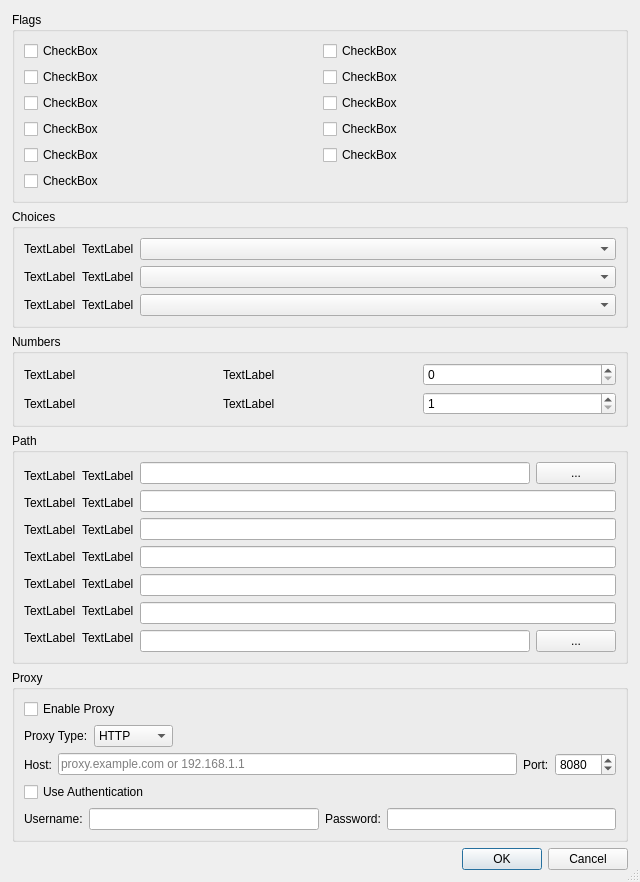
<?xml version="1.0" encoding="UTF-8"?>
<ui version="4.0">
 <class>DialogSettings</class>
 <widget class="QDialog" name="DialogSettings">
  <property name="geometry">
   <rect>
    <x>0</x>
    <y>0</y>
    <width>640</width>
    <height>800</height>
   </rect>
  </property>
  <property name="sizePolicy">
   <sizepolicy hsizetype="Expanding" vsizetype="Expanding">
    <horstretch>100</horstretch>
    <verstretch>100</verstretch>
   </sizepolicy>
  </property>
  <property name="windowTitle">
   <string>Preferences</string>
  </property>
  <property name="sizeGripEnabled">
   <bool>true</bool>
  </property>
  <layout class="QVBoxLayout" name="lv_dialog_settings">
   <property name="leftMargin">
    <number>0</number>
   </property>
   <property name="topMargin">
    <number>0</number>
   </property>
   <property name="rightMargin">
    <number>0</number>
   </property>
   <property name="bottomMargin">
    <number>0</number>
   </property>
   <item>
    <layout class="QVBoxLayout" name="lv_main">
     <property name="leftMargin">
      <number>12</number>
     </property>
     <property name="topMargin">
      <number>12</number>
     </property>
     <property name="rightMargin">
      <number>12</number>
     </property>
     <property name="bottomMargin">
      <number>12</number>
     </property>
     <item>
      <widget class="QGroupBox" name="gb_flags">
       <property name="sizePolicy">
        <sizepolicy hsizetype="Expanding" vsizetype="Fixed">
         <horstretch>100</horstretch>
         <verstretch>100</verstretch>
        </sizepolicy>
       </property>
       <property name="title">
        <string>Flags</string>
       </property>
       <property name="flat">
        <bool>false</bool>
       </property>
       <property name="checkable">
        <bool>false</bool>
       </property>
       <layout class="QVBoxLayout" name="lv_flags">
        <item>
         <layout class="QHBoxLayout" name="lh_flags_1">
          <item>
           <layout class="QVBoxLayout" name="lv_flag_video_download">
            <item>
             <widget class="QCheckBox" name="cb_video_download">
              <property name="sizePolicy">
               <sizepolicy hsizetype="Expanding" vsizetype="Fixed">
                <horstretch>100</horstretch>
                <verstretch>100</verstretch>
               </sizepolicy>
              </property>
              <property name="text">
               <string>CheckBox</string>
              </property>
             </widget>
            </item>
           </layout>
          </item>
          <item>
           <layout class="QVBoxLayout" name="lv_flag_video_convert">
            <item>
             <widget class="QCheckBox" name="cb_video_convert_mp4">
              <property name="sizePolicy">
               <sizepolicy hsizetype="Expanding" vsizetype="Fixed">
                <horstretch>100</horstretch>
                <verstretch>100</verstretch>
               </sizepolicy>
              </property>
              <property name="text">
               <string>CheckBox</string>
              </property>
             </widget>
            </item>
           </layout>
          </item>
         </layout>
        </item>
        <item>
         <layout class="QHBoxLayout" name="lh_flags_2">
          <item>
           <layout class="QVBoxLayout" name="lv_flag_lyrics_embed">
            <item>
             <widget class="QCheckBox" name="cb_lyrics_embed">
              <property name="sizePolicy">
               <sizepolicy hsizetype="Expanding" vsizetype="Fixed">
                <horstretch>0</horstretch>
                <verstretch>0</verstretch>
               </sizepolicy>
              </property>
              <property name="whatsThis">
               <string/>
              </property>
              <property name="text">
               <string>CheckBox</string>
              </property>
             </widget>
            </item>
           </layout>
          </item>
          <item>
           <layout class="QVBoxLayout" name="lv_flag_lyrics_file">
            <item>
             <widget class="QCheckBox" name="cb_lyrics_file">
              <property name="sizePolicy">
               <sizepolicy hsizetype="Expanding" vsizetype="Fixed">
                <horstretch>100</horstretch>
                <verstretch>100</verstretch>
               </sizepolicy>
              </property>
              <property name="text">
               <string>CheckBox</string>
              </property>
             </widget>
            </item>
           </layout>
          </item>
         </layout>
        </item>
        <item>
         <layout class="QHBoxLayout" name="lh_flag_3">
          <item>
           <layout class="QVBoxLayout" name="lv_flag_download_delay">
            <item>
             <widget class="QCheckBox" name="cb_download_delay">
              <property name="sizePolicy">
               <sizepolicy hsizetype="Expanding" vsizetype="Fixed">
                <horstretch>100</horstretch>
                <verstretch>100</verstretch>
               </sizepolicy>
              </property>
              <property name="text">
               <string>CheckBox</string>
              </property>
             </widget>
            </item>
           </layout>
          </item>
          <item>
           <layout class="QVBoxLayout" name="lv_flag_extract_flac">
            <item>
             <widget class="QCheckBox" name="cb_extract_flac">
              <property name="sizePolicy">
               <sizepolicy hsizetype="Expanding" vsizetype="Fixed">
                <horstretch>0</horstretch>
                <verstretch>0</verstretch>
               </sizepolicy>
              </property>
              <property name="text">
               <string>CheckBox</string>
              </property>
             </widget>
            </item>
           </layout>
          </item>
         </layout>
        </item>
        <item>
         <layout class="QHBoxLayout" name="lh_flags_4">
          <item>
           <layout class="QVBoxLayout" name="lv_flag_metadata_cover_embed">
            <item>
             <widget class="QCheckBox" name="cb_metadata_cover_embed">
              <property name="text">
               <string>CheckBox</string>
              </property>
             </widget>
            </item>
           </layout>
          </item>
          <item>
           <layout class="QVBoxLayout" name="lv_flag_cover_album_file">
            <item>
             <widget class="QCheckBox" name="cb_cover_album_file">
              <property name="text">
               <string>CheckBox</string>
              </property>
             </widget>
            </item>
           </layout>
          </item>
         </layout>
        </item>
        <item>
         <layout class="QHBoxLayout" name="horizontalLayout">
          <item>
           <layout class="QVBoxLayout" name="lv_flag_skip_existing">
            <item>
             <widget class="QCheckBox" name="cb_skip_existing">
              <property name="text">
               <string>CheckBox</string>
              </property>
             </widget>
            </item>
           </layout>
          </item>
          <item>
           <layout class="QVBoxLayout" name="lv_symlink_to_track">
            <item>
             <widget class="QCheckBox" name="cb_symlink_to_track">
              <property name="text">
               <string>CheckBox</string>
              </property>
             </widget>
            </item>
           </layout>
          </item>
         </layout>
        </item>
        <item>
         <layout class="QHBoxLayout" name="horizontalLayout_12">
          <item>
           <layout class="QVBoxLayout" name="lv_playlist_create">
            <item>
             <widget class="QCheckBox" name="cb_playlist_create">
              <property name="text">
               <string>CheckBox</string>
              </property>
             </widget>
            </item>
           </layout>
          </item>
          <item>
           <layout class="QVBoxLayout" name="verticalLayout_4"/>
          </item>
         </layout>
        </item>
       </layout>
      </widget>
     </item>
     <item>
      <widget class="QGroupBox" name="gb_choices">
       <property name="sizePolicy">
        <sizepolicy hsizetype="Preferred" vsizetype="Fixed">
         <horstretch>0</horstretch>
         <verstretch>0</verstretch>
        </sizepolicy>
       </property>
       <property name="title">
        <string>Choices</string>
       </property>
       <layout class="QVBoxLayout" name="lv_choices">
        <item>
         <layout class="QHBoxLayout" name="lh_choices_quality_audio" stretch="0,0,50">
          <item>
           <widget class="QLabel" name="l_icon_quality_audio">
            <property name="sizePolicy">
             <sizepolicy hsizetype="Fixed" vsizetype="Fixed">
              <horstretch>0</horstretch>
              <verstretch>0</verstretch>
             </sizepolicy>
            </property>
            <property name="text">
             <string>TextLabel</string>
            </property>
           </widget>
          </item>
          <item>
           <widget class="QLabel" name="l_quality_audio">
            <property name="sizePolicy">
             <sizepolicy hsizetype="Fixed" vsizetype="Fixed">
              <horstretch>0</horstretch>
              <verstretch>0</verstretch>
             </sizepolicy>
            </property>
            <property name="text">
             <string>TextLabel</string>
            </property>
           </widget>
          </item>
          <item>
           <widget class="QComboBox" name="c_quality_audio"/>
          </item>
         </layout>
        </item>
        <item>
         <layout class="QHBoxLayout" name="lh_choices_quality_video" stretch="0,0,50">
          <item>
           <widget class="QLabel" name="l_icon_quality_video">
            <property name="sizePolicy">
             <sizepolicy hsizetype="Fixed" vsizetype="Fixed">
              <horstretch>0</horstretch>
              <verstretch>0</verstretch>
             </sizepolicy>
            </property>
            <property name="text">
             <string>TextLabel</string>
            </property>
           </widget>
          </item>
          <item>
           <widget class="QLabel" name="l_quality_video">
            <property name="sizePolicy">
             <sizepolicy hsizetype="Fixed" vsizetype="Fixed">
              <horstretch>0</horstretch>
              <verstretch>0</verstretch>
             </sizepolicy>
            </property>
            <property name="text">
             <string>TextLabel</string>
            </property>
           </widget>
          </item>
          <item>
           <widget class="QComboBox" name="c_quality_video"/>
          </item>
         </layout>
        </item>
        <item>
         <layout class="QHBoxLayout" name="lh_choices_cover_dimension" stretch="0,0,50">
          <property name="sizeConstraint">
           <enum>QLayout::SizeConstraint::SetDefaultConstraint</enum>
          </property>
          <item>
           <widget class="QLabel" name="l_icon_metadata_cover_dimension">
            <property name="sizePolicy">
             <sizepolicy hsizetype="Fixed" vsizetype="Fixed">
              <horstretch>0</horstretch>
              <verstretch>0</verstretch>
             </sizepolicy>
            </property>
            <property name="text">
             <string>TextLabel</string>
            </property>
           </widget>
          </item>
          <item>
           <widget class="QLabel" name="l_metadata_cover_dimension">
            <property name="sizePolicy">
             <sizepolicy hsizetype="Fixed" vsizetype="Fixed">
              <horstretch>0</horstretch>
              <verstretch>0</verstretch>
             </sizepolicy>
            </property>
            <property name="text">
             <string>TextLabel</string>
            </property>
           </widget>
          </item>
          <item>
           <widget class="QComboBox" name="c_metadata_cover_dimension">
            <property name="sizePolicy">
             <sizepolicy hsizetype="Preferred" vsizetype="Fixed">
              <horstretch>10</horstretch>
              <verstretch>0</verstretch>
             </sizepolicy>
            </property>
           </widget>
          </item>
         </layout>
        </item>
       </layout>
      </widget>
     </item>
     <item>
      <widget class="QGroupBox" name="gb_numbers">
       <property name="title">
        <string>Numbers</string>
       </property>
       <layout class="QVBoxLayout" name="verticalLayout_8">
        <item>
         <layout class="QHBoxLayout" name="horizontalLayout_9">
          <item>
           <widget class="QLabel" name="l_album_track_num_pad_min">
            <property name="text">
             <string>TextLabel</string>
            </property>
           </widget>
          </item>
          <item>
           <widget class="QLabel" name="l_icon_album_track_num_pad_min">
            <property name="text">
             <string>TextLabel</string>
            </property>
           </widget>
          </item>
          <item>
           <widget class="QSpinBox" name="sb_album_track_num_pad_min">
            <property name="maximum">
             <number>4</number>
            </property>
           </widget>
          </item>
         </layout>
        </item>
        <item>
         <layout class="QHBoxLayout" name="horizontalLayout_11">
          <item>
           <widget class="QLabel" name="l_downloads_concurrent_max">
            <property name="text">
             <string>TextLabel</string>
            </property>
           </widget>
          </item>
          <item>
           <widget class="QLabel" name="l_icon_downloads_concurrent_max">
            <property name="text">
             <string>TextLabel</string>
            </property>
           </widget>
          </item>
          <item>
           <widget class="QSpinBox" name="sb_downloads_concurrent_max">
            <property name="minimum">
             <number>1</number>
            </property>
            <property name="maximum">
             <number>5</number>
            </property>
           </widget>
          </item>
         </layout>
        </item>
       </layout>
      </widget>
     </item>
     <item>
      <widget class="QGroupBox" name="gb_path">
       <property name="title">
        <string>Path</string>
       </property>
       <layout class="QHBoxLayout" name="horizontalLayout_2" stretch="0,50">
        <item>
         <layout class="QVBoxLayout" name="verticalLayout_2">
          <item>
           <layout class="QHBoxLayout" name="lh_path_base">
            <item>
             <widget class="QLabel" name="l_icon_download_base_path">
              <property name="sizePolicy">
               <sizepolicy hsizetype="Fixed" vsizetype="Fixed">
                <horstretch>0</horstretch>
                <verstretch>0</verstretch>
               </sizepolicy>
              </property>
              <property name="text">
               <string>TextLabel</string>
              </property>
             </widget>
            </item>
            <item>
             <widget class="QLabel" name="l_download_base_path">
              <property name="sizePolicy">
               <sizepolicy hsizetype="Preferred" vsizetype="Fixed">
                <horstretch>0</horstretch>
                <verstretch>0</verstretch>
               </sizepolicy>
              </property>
              <property name="text">
               <string>TextLabel</string>
              </property>
             </widget>
            </item>
           </layout>
          </item>
          <item>
           <layout class="QHBoxLayout" name="lh_path_fmt_track">
            <item>
             <widget class="QLabel" name="l_icon_format_track">
              <property name="sizePolicy">
               <sizepolicy hsizetype="Fixed" vsizetype="Fixed">
                <horstretch>0</horstretch>
                <verstretch>0</verstretch>
               </sizepolicy>
              </property>
              <property name="text">
               <string>TextLabel</string>
              </property>
             </widget>
            </item>
            <item>
             <widget class="QLabel" name="l_format_track">
              <property name="sizePolicy">
               <sizepolicy hsizetype="Preferred" vsizetype="Fixed">
                <horstretch>0</horstretch>
                <verstretch>0</verstretch>
               </sizepolicy>
              </property>
              <property name="text">
               <string>TextLabel</string>
              </property>
             </widget>
            </item>
           </layout>
          </item>
          <item>
           <layout class="QHBoxLayout" name="lh_path_fmt_video">
            <item>
             <widget class="QLabel" name="l_icon_format_video">
              <property name="sizePolicy">
               <sizepolicy hsizetype="Fixed" vsizetype="Fixed">
                <horstretch>0</horstretch>
                <verstretch>0</verstretch>
               </sizepolicy>
              </property>
              <property name="text">
               <string>TextLabel</string>
              </property>
             </widget>
            </item>
            <item>
             <widget class="QLabel" name="l_format_video">
              <property name="sizePolicy">
               <sizepolicy hsizetype="Preferred" vsizetype="Fixed">
                <horstretch>0</horstretch>
                <verstretch>0</verstretch>
               </sizepolicy>
              </property>
              <property name="text">
               <string>TextLabel</string>
              </property>
             </widget>
            </item>
           </layout>
          </item>
          <item>
           <layout class="QHBoxLayout" name="lh_path_fmt_album">
            <item>
             <widget class="QLabel" name="l_icon_format_album">
              <property name="sizePolicy">
               <sizepolicy hsizetype="Fixed" vsizetype="Preferred">
                <horstretch>0</horstretch>
                <verstretch>0</verstretch>
               </sizepolicy>
              </property>
              <property name="text">
               <string>TextLabel</string>
              </property>
             </widget>
            </item>
            <item>
             <widget class="QLabel" name="l_format_album">
              <property name="sizePolicy">
               <sizepolicy hsizetype="Preferred" vsizetype="Fixed">
                <horstretch>0</horstretch>
                <verstretch>0</verstretch>
               </sizepolicy>
              </property>
              <property name="text">
               <string>TextLabel</string>
              </property>
             </widget>
            </item>
           </layout>
          </item>
          <item>
           <layout class="QHBoxLayout" name="lh_fpath_mt_playlist">
            <item>
             <widget class="QLabel" name="l_icon_format_playlist">
              <property name="sizePolicy">
               <sizepolicy hsizetype="Fixed" vsizetype="Fixed">
                <horstretch>0</horstretch>
                <verstretch>0</verstretch>
               </sizepolicy>
              </property>
              <property name="text">
               <string>TextLabel</string>
              </property>
             </widget>
            </item>
            <item>
             <widget class="QLabel" name="l_format_playlist">
              <property name="sizePolicy">
               <sizepolicy hsizetype="Preferred" vsizetype="Fixed">
                <horstretch>0</horstretch>
                <verstretch>0</verstretch>
               </sizepolicy>
              </property>
              <property name="text">
               <string>TextLabel</string>
              </property>
             </widget>
            </item>
           </layout>
          </item>
          <item>
           <layout class="QHBoxLayout" name="lh_path_fmt_mix">
            <item>
             <widget class="QLabel" name="l_icon_format_mix">
              <property name="sizePolicy">
               <sizepolicy hsizetype="Fixed" vsizetype="Preferred">
                <horstretch>0</horstretch>
                <verstretch>0</verstretch>
               </sizepolicy>
              </property>
              <property name="text">
               <string>TextLabel</string>
              </property>
             </widget>
            </item>
            <item>
             <widget class="QLabel" name="l_format_mix">
              <property name="sizePolicy">
               <sizepolicy hsizetype="Preferred" vsizetype="Fixed">
                <horstretch>0</horstretch>
                <verstretch>0</verstretch>
               </sizepolicy>
              </property>
              <property name="text">
               <string>TextLabel</string>
              </property>
             </widget>
            </item>
           </layout>
          </item>
          <item>
           <layout class="QHBoxLayout" name="lh_path_binary_ffmpeg">
            <item>
             <widget class="QLabel" name="l_icon_path_binary_ffmpeg">
              <property name="sizePolicy">
               <sizepolicy hsizetype="Fixed" vsizetype="Fixed">
                <horstretch>0</horstretch>
                <verstretch>0</verstretch>
               </sizepolicy>
              </property>
              <property name="text">
               <string>TextLabel</string>
              </property>
             </widget>
            </item>
            <item>
             <widget class="QLabel" name="l_path_binary_ffmpeg">
              <property name="sizePolicy">
               <sizepolicy hsizetype="Preferred" vsizetype="Fixed">
                <horstretch>0</horstretch>
                <verstretch>0</verstretch>
               </sizepolicy>
              </property>
              <property name="text">
               <string>TextLabel</string>
              </property>
             </widget>
            </item>
           </layout>
          </item>
         </layout>
        </item>
        <item>
         <layout class="QVBoxLayout" name="verticalLayout">
          <item>
           <layout class="QHBoxLayout" name="horizontalLayout_10">
            <item>
             <widget class="QLineEdit" name="le_download_base_path">
              <property name="sizePolicy">
               <sizepolicy hsizetype="Expanding" vsizetype="Fixed">
                <horstretch>0</horstretch>
                <verstretch>0</verstretch>
               </sizepolicy>
              </property>
              <property name="dragEnabled">
               <bool>true</bool>
              </property>
             </widget>
            </item>
            <item>
             <widget class="QPushButton" name="pb_download_base_path">
              <property name="text">
               <string>...</string>
              </property>
             </widget>
            </item>
           </layout>
          </item>
          <item>
           <layout class="QHBoxLayout" name="horizontalLayout_7">
            <item>
             <widget class="QLineEdit" name="le_format_track"/>
            </item>
           </layout>
          </item>
          <item>
           <layout class="QHBoxLayout" name="horizontalLayout_5">
            <item>
             <widget class="QLineEdit" name="le_format_video"/>
            </item>
           </layout>
          </item>
          <item>
           <layout class="QHBoxLayout" name="horizontalLayout_6">
            <item>
             <widget class="QLineEdit" name="le_format_album"/>
            </item>
           </layout>
          </item>
          <item>
           <layout class="QHBoxLayout" name="horizontalLayout_4">
            <item>
             <widget class="QLineEdit" name="le_format_playlist">
              <property name="sizePolicy">
               <sizepolicy hsizetype="Expanding" vsizetype="Fixed">
                <horstretch>0</horstretch>
                <verstretch>0</verstretch>
               </sizepolicy>
              </property>
             </widget>
            </item>
           </layout>
          </item>
          <item>
           <layout class="QHBoxLayout" name="horizontalLayout_8">
            <item>
             <widget class="QLineEdit" name="le_format_mix"/>
            </item>
           </layout>
          </item>
          <item>
           <layout class="QHBoxLayout" name="horizontalLayout_3">
            <item>
             <widget class="QLineEdit" name="le_path_binary_ffmpeg">
              <property name="sizePolicy">
               <sizepolicy hsizetype="Expanding" vsizetype="Fixed">
                <horstretch>0</horstretch>
                <verstretch>0</verstretch>
               </sizepolicy>
              </property>
              <property name="dragEnabled">
               <bool>true</bool>
              </property>
             </widget>
            </item>
            <item>
             <widget class="QPushButton" name="pb_path_binary_ffmpeg">
              <property name="text">
               <string>...</string>
              </property>
             </widget>
            </item>
           </layout>
          </item>
         </layout>
        </item>
       </layout>
      </widget>
     </item>
     <item>
      <widget class="QGroupBox" name="gb_proxy">
       <property name="title">
        <string>Proxy</string>
       </property>
       <layout class="QVBoxLayout" name="verticalLayout_proxy">
        <item>
         <layout class="QHBoxLayout" name="horizontalLayout_proxy_enable">
          <item>
           <widget class="QCheckBox" name="cb_proxy_enabled">
            <property name="text">
             <string>Enable Proxy</string>
            </property>
           </widget>
          </item>
          <item>
           <spacer name="horizontalSpacer">
            <property name="orientation">
             <enum>Qt::Orientation::Horizontal</enum>
            </property>
            <property name="sizeHint" stdset="0">
             <size>
              <width>40</width>
              <height>20</height>
             </size>
            </property>
           </spacer>
          </item>
         </layout>
        </item>
        <item>
         <layout class="QHBoxLayout" name="horizontalLayout_proxy_type">
          <item>
           <widget class="QLabel" name="l_proxy_type">
            <property name="text">
             <string>Proxy Type:</string>
            </property>
           </widget>
          </item>
          <item>
           <widget class="QComboBox" name="c_proxy_type">
            <item>
             <property name="text">
              <string>HTTP</string>
             </property>
            </item>
            <item>
             <property name="text">
              <string>HTTPS</string>
             </property>
            </item>
            <item>
             <property name="text">
              <string>SOCKS5</string>
             </property>
            </item>
           </widget>
          </item>
          <item>
           <spacer name="horizontalSpacer_2">
            <property name="orientation">
             <enum>Qt::Orientation::Horizontal</enum>
            </property>
            <property name="sizeHint" stdset="0">
             <size>
              <width>40</width>
              <height>20</height>
             </size>
            </property>
           </spacer>
          </item>
         </layout>
        </item>
        <item>
         <layout class="QHBoxLayout" name="horizontalLayout_proxy_host">
          <item>
           <widget class="QLabel" name="l_proxy_host">
            <property name="text">
             <string>Host:</string>
            </property>
           </widget>
          </item>
          <item>
           <widget class="QLineEdit" name="le_proxy_host">
            <property name="placeholderText">
             <string>proxy.example.com or 192.168.1.1</string>
            </property>
           </widget>
          </item>
          <item>
           <widget class="QLabel" name="l_proxy_port">
            <property name="text">
             <string>Port:</string>
            </property>
           </widget>
          </item>
          <item>
           <widget class="QSpinBox" name="sb_proxy_port">
            <property name="minimum">
             <number>1</number>
            </property>
            <property name="maximum">
             <number>65535</number>
            </property>
            <property name="value">
             <number>8080</number>
            </property>
           </widget>
          </item>
         </layout>
        </item>
        <item>
         <layout class="QHBoxLayout" name="horizontalLayout_proxy_auth">
          <item>
           <widget class="QCheckBox" name="cb_proxy_use_auth">
            <property name="text">
             <string>Use Authentication</string>
            </property>
           </widget>
          </item>
          <item>
           <spacer name="horizontalSpacer_3">
            <property name="orientation">
             <enum>Qt::Orientation::Horizontal</enum>
            </property>
            <property name="sizeHint" stdset="0">
             <size>
              <width>40</width>
              <height>20</height>
             </size>
            </property>
           </spacer>
          </item>
         </layout>
        </item>
        <item>
         <layout class="QHBoxLayout" name="horizontalLayout_proxy_credentials">
          <item>
           <widget class="QLabel" name="l_proxy_username">
            <property name="text">
             <string>Username:</string>
            </property>
           </widget>
          </item>
          <item>
           <widget class="QLineEdit" name="le_proxy_username"/>
          </item>
          <item>
           <widget class="QLabel" name="l_proxy_password">
            <property name="text">
             <string>Password:</string>
            </property>
           </widget>
          </item>
          <item>
           <widget class="QLineEdit" name="le_proxy_password">
            <property name="echoMode">
             <enum>QLineEdit::EchoMode::Password</enum>
            </property>
           </widget>
          </item>
         </layout>
        </item>
       </layout>
      </widget>
     </item>
     <item>
      <widget class="QDialogButtonBox" name="bb_dialog">
       <property name="orientation">
        <enum>Qt::Orientation::Horizontal</enum>
       </property>
       <property name="standardButtons">
        <set>QDialogButtonBox::StandardButton::Cancel|QDialogButtonBox::StandardButton::Ok</set>
       </property>
      </widget>
     </item>
    </layout>
   </item>
  </layout>
 </widget>
 <resources/>
 <connections>
  <connection>
   <sender>bb_dialog</sender>
   <signal>accepted()</signal>
   <receiver>DialogSettings</receiver>
   <slot>accept()</slot>
   <hints>
    <hint type="sourcelabel">
     <x>319</x>
     <y>661</y>
    </hint>
    <hint type="destinationlabel">
     <x>319</x>
     <y>340</y>
    </hint>
   </hints>
  </connection>
  <connection>
   <sender>bb_dialog</sender>
   <signal>rejected()</signal>
   <receiver>DialogSettings</receiver>
   <slot>reject()</slot>
   <hints>
    <hint type="sourcelabel">
     <x>319</x>
     <y>661</y>
    </hint>
    <hint type="destinationlabel">
     <x>319</x>
     <y>340</y>
    </hint>
   </hints>
  </connection>
 </connections>
</ui>
